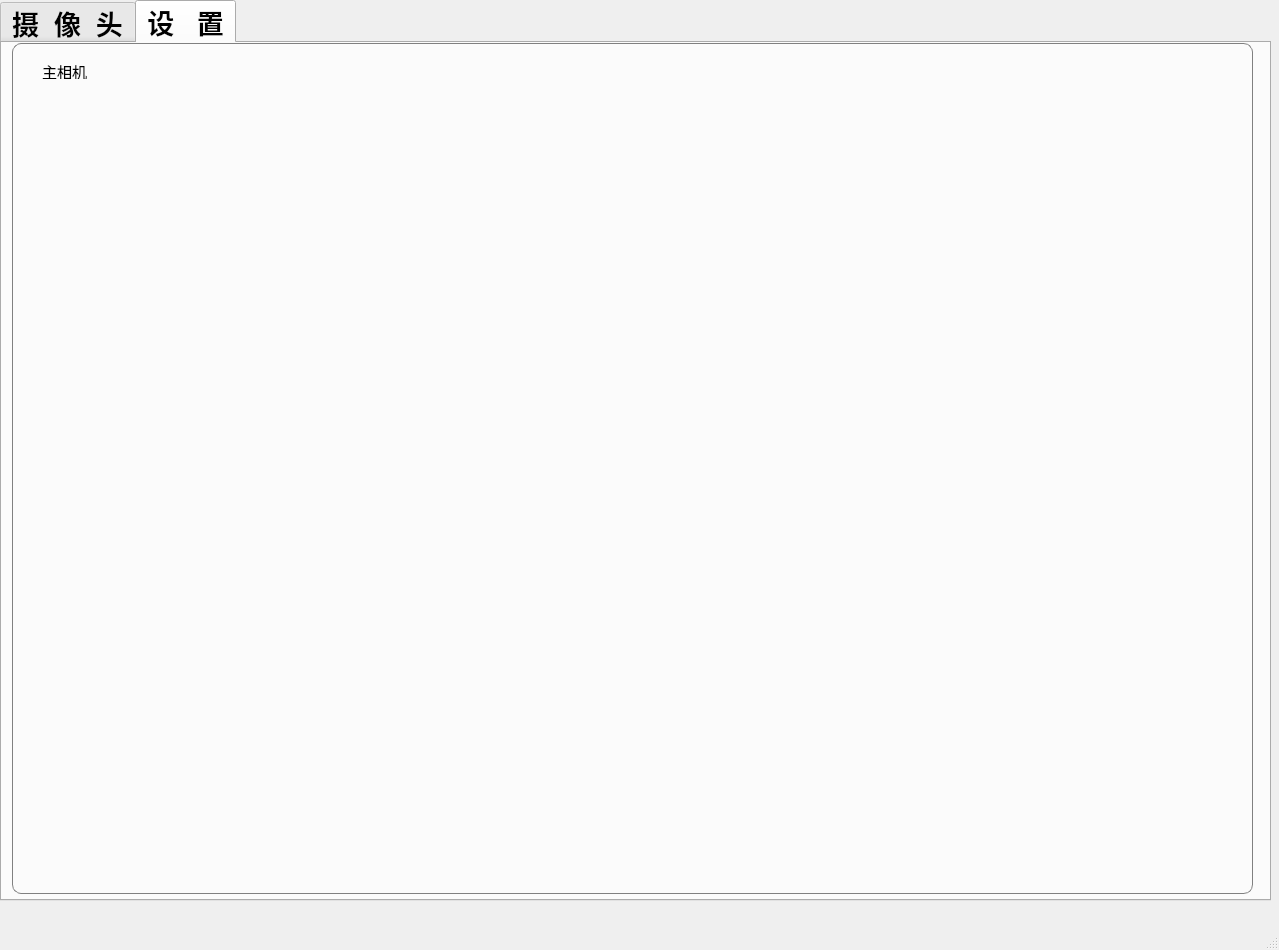
<?xml version="1.0" encoding="UTF-8"?>
<ui version="4.0">
 <class>MainWindow</class>
 <widget class="QMainWindow" name="MainWindow">
  <property name="geometry">
   <rect>
    <x>0</x>
    <y>0</y>
    <width>1279</width>
    <height>950</height>
   </rect>
  </property>
  <property name="windowTitle">
   <string>多线程数据采集系统</string>
  </property>
  <widget class="QWidget" name="centralwidget">
   <widget class="QTabWidget" name="tabWidget">
    <property name="geometry">
     <rect>
      <x>0</x>
      <y>0</y>
      <width>1271</width>
      <height>901</height>
     </rect>
    </property>
    <property name="font">
     <font>
      <family>Arial</family>
      <pointsize>20</pointsize>
      <weight>75</weight>
      <bold>true</bold>
     </font>
    </property>
    <property name="currentIndex">
     <number>1</number>
    </property>
    <widget class="QWidget" name="tab_camera">
     <attribute name="title">
      <string>摄  像  头</string>
     </attribute>
    </widget>
    <widget class="QWidget" name="tab_2">
     <attribute name="title">
      <string>设   置</string>
     </attribute>
     <widget class="QGroupBox" name="groupBox_7">
      <property name="geometry">
       <rect>
        <x>10</x>
        <y>0</y>
        <width>1241</width>
        <height>851</height>
       </rect>
      </property>
      <property name="font">
       <font>
        <pointsize>12</pointsize>
        <weight>50</weight>
        <bold>false</bold>
       </font>
      </property>
      <property name="styleSheet">
       <string notr="true">QGroupBox {     
border: 1px solid gray;     
border-radius: 9px;     
margin-top: 0.5em;
}

QGroupBox::title {     
subcontrol-origin: margin;     
left: 10px;     
padding: 0 3px 0 3px;
 }</string>
      </property>
      <property name="title">
       <string/>
      </property>
      <widget class="QLabel" name="label_maincamera">
       <property name="geometry">
        <rect>
         <x>30</x>
         <y>50</y>
         <width>300</width>
         <height>300</height>
        </rect>
       </property>
       <property name="text">
        <string/>
       </property>
      </widget>
      <widget class="QLabel" name="label">
       <property name="geometry">
        <rect>
         <x>30</x>
         <y>20</y>
         <width>61</width>
         <height>16</height>
        </rect>
       </property>
       <property name="font">
        <font>
         <family>Arial</family>
         <pointsize>11</pointsize>
        </font>
       </property>
       <property name="text">
        <string>主相机</string>
       </property>
      </widget>
      <widget class="QLabel" name="label_camera_2">
       <property name="geometry">
        <rect>
         <x>350</x>
         <y>50</y>
         <width>180</width>
         <height>180</height>
        </rect>
       </property>
       <property name="text">
        <string/>
       </property>
      </widget>
     </widget>
     <widget class="QLabel" name="label_camera">
      <property name="geometry">
       <rect>
        <x>890</x>
        <y>10</y>
        <width>160</width>
        <height>160</height>
       </rect>
      </property>
      <property name="text">
       <string/>
      </property>
     </widget>
    </widget>
   </widget>
  </widget>
  <widget class="QMenuBar" name="menubar">
   <property name="geometry">
    <rect>
     <x>0</x>
     <y>0</y>
     <width>1279</width>
     <height>23</height>
    </rect>
   </property>
  </widget>
  <widget class="QStatusBar" name="statusbar"/>
 </widget>
 <resources/>
 <connections/>
</ui>
